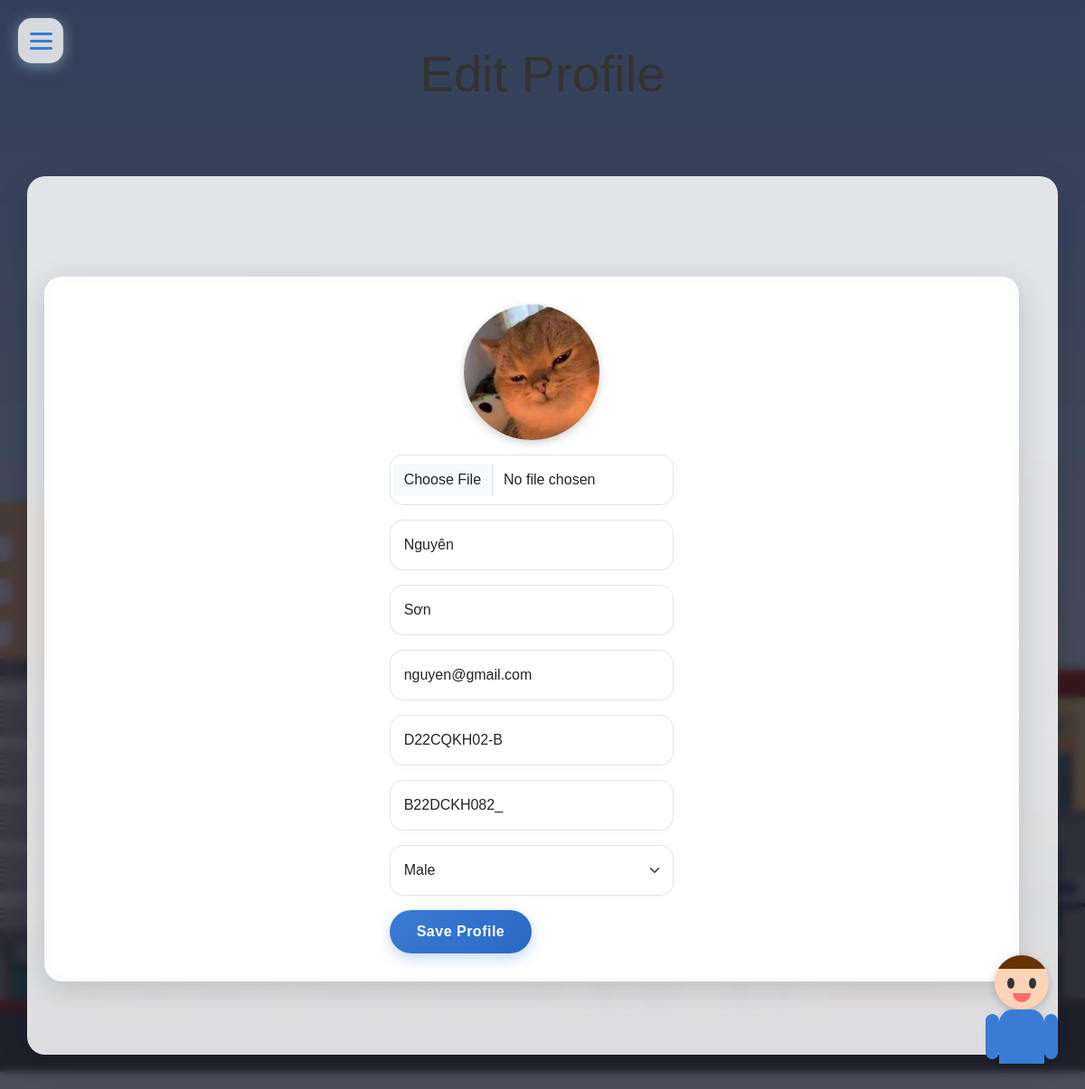
Screenshot of /user/edit_profile/ (signed in) with the database file from the repository.
### account/models.py (models this page shows, shortened)
class Profile(models.Model):
    user = models.OneToOneField(User, on_delete=models.CASCADE, null=True, related_name='profile', verbose_name='User Object')
    user_class = models.TextField(blank=True, null=True)
    email = models.EmailField(blank=True, null=True, max_length=254, unique=True)
    profile_img = models.ImageField(upload_to='profile_images', default='profile_images/user.jpg', blank=True, null=True, verbose_name='Profile Pic')
    studen_id = models.CharField(max_length=15, blank=True, null=True)
    GENDER = (
        ('Male', 'Male'),
        ('Female', 'Female'),
        ('Other', 'Other'),
    )
    gender = models.CharField(max_length=6, choices=GENDER, blank=True, null=True)

### account/views.py (the view, shortened to what this page needs)
# urls.py: path('edit_profile/', views.editProfile, name='edit_profile'),
@login_required(login_url='login')
def editProfile(request):
    user_object = request.user
    user_profile = request.user.profile
    context = {"user_profile": user_profile}
    return render(request, 'profile-edit.html', context)

### templates/profile-edit.html (shortened to what this page needs)
<!DOCTYPE html>
<html lang="en">
<head>
  <link rel="stylesheet" href="/static/cssQuan/bootstrap.min.css">
  <link rel="stylesheet" href="/static/css/style.css">
  <link rel="stylesheet" href="https://cdnjs.cloudflare.com/ajax/libs/font-awesome/5.15.4/css/all.min.css">
</head>
<body>
  {% include "Components/newmenu.html" %}
  <h1 class="display-4 text-center my-5">Edit Profile</h1>
  <div class="container">
    <div class="row row-cols-sm-1 row-cols-lg-3 container">
      <div class="col-12"></div>
      <div class="col-12">
        <form action="" method="POST" enctype="multipart/form-data">
          <div class="mb-3 d-flex justify-content-center">
            <img src="{{user_profile.profile_img.url}}" alt="profile-pic" width="150" height="150" class="rounded-circle">
          </div>
          <div class="mb-3">
            <input type="file" name="profile_img" class="form-control" id="exampleInputImage">
          </div>
          <div class="mb-3">
            <input type="text" name="firstname" value="{{user_profile.user.first_name}}" class="form-control" id="exampleInputFirstName" placeholder="First Name">
          </div>
          <div class="mb-3">
            <input type="text" name="lastname" value="{{user_profile.user.last_name}}" class="form-control" id="exampleInputLastName" placeholder="Last Name">
          </div>
          <div class="mb-3">
            <input type="email" name="email" value="{{user_profile.user.email}}" class="form-control" id="exampleInputEmail2" aria-describedby="emailHelp" placeholder="Email">
          </div>
          <div class="mb-3">
            <input type="text" name="user_class" value="{{user_profile.user_class}}" class="form-control" id="exampleInputUser_Class" placeholder="Class">
          </div>
          <div class="mb-3">
            <input type="text" name="studen_id" value="{{ user_profile.studen_id }}" class="form-control" id="exampleInputStudentID" placeholder="Student ID">
          </div>
          <div class="mb-3">
            <select class="form-select form-control" name="gender" id="exampleInputGender" aria-label="Default select example">
              <option {% if user_profile.gender == 'Male' %}selected{% endif %} value="Male">Male</option>
            </select>
          </div>
          <button type="submit" class="btn btn-success">Save Profile</button>
        </form>
      </div>
      <div class="col-12"></div>
    </div>
  </div>
  {% include "Components/chat_bubble.html" %}
</body>
</html>

### static/css/style.css (style rules this page uses)
* { font-family: 'Arial', 'Tahoma', 'Verdana', 'Roboto', 'Open Sans', sans-serif; }
body { background-image: url("../images/Bg1.jpg"); background-size: cover; background-repeat: no-repeat; background-attachment: fixed; background-position: center; }

### templates/profile-edit.html (style rules this page uses)
body { background-image: url('/static/images/Ptit.jpg'); background-size: cover; background-repeat: no-repeat; background-attachment: fixed; font-family: 'Arial', sans-serif; color: #333; position: relative; min-height: 100vh; }
body::before { content: ''; position: fixed; top: 0; left: 0; width: 100%; height: 100%; background-color: rgba(0, 0, 20, 0.7); backdrop-filter: blur(5px); -webkit-backdrop-filter: blur(5px); z-index: -1; pointer-events: none; }
.container { background: rgba(255, 255, 255, 0.85); border-radius: 20px; box-shadow: 0 8px 32px rgba(0, 0, 0, 0.15); backdrop-filter: blur(10px); -webkit-backdrop-filter: blur(10px); padding: 30px; margin-top: 80px; margin-bottom: 50px; transition: all 0.3s ease; border: 1px solid rgba(255, 255, 255, 0.18); }
.form-control { border-radius: 15px; padding: 15px; resize: none; border: 1px solid rgba(0, 0, 0, 0.1); box-shadow: 0 3px 8px rgba(0, 0, 0, 0.02); transition: all 0.3s ease; }
.btn-success { background: linear-gradient(135deg, #3a7bd5, #2a6ac5); color: white; border: none; padding: 12px 30px; border-radius: 30px; font-weight: 600; letter-spacing: 0.5px; box-shadow: 0 5px 15px rgba(58, 123, 213, 0.3); transition: all 0.3s ease; }
.rounded-circle { box-shadow: 0 3px 10px rgba(0, 0, 0, 0.2); }

### rows the page displays
Profile: profile_img (picture), firstname "Nguyên", lastname "Sơn", email "nguyen@gmail.com", user_class "D22CQKH02-B", studen_id "B22DCKH082_", gender "Male"
